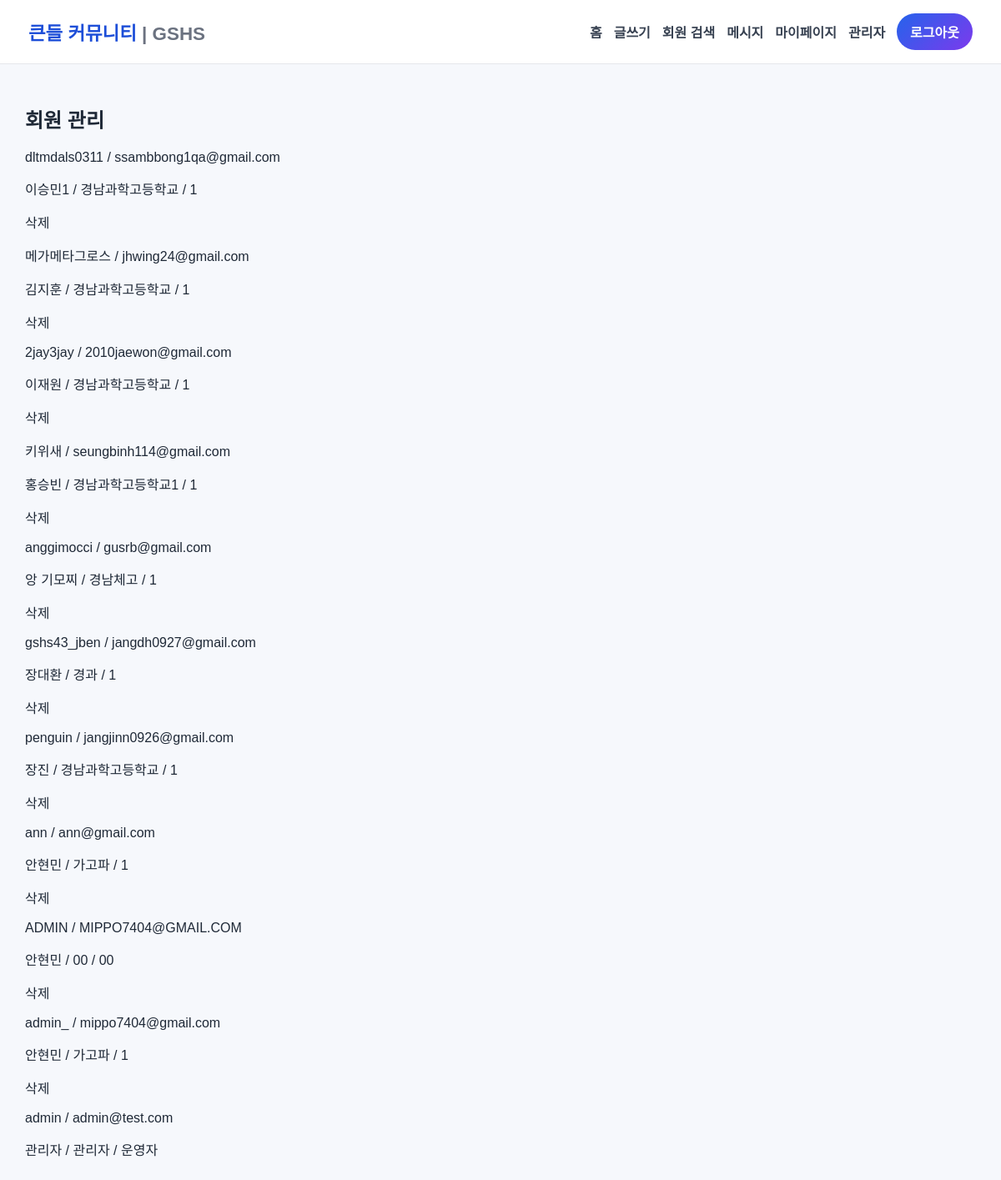
The app's page /admin/users (signed in) with its own data.
### models.py (models this page shows, shortened)
class User(UserMixin, db.Model):
    id = db.Column(db.Integer, primary_key=True)
    username = db.Column(db.String(30), unique=True, nullable=False)
    email = db.Column(db.String(120), unique=True, nullable=False)
    password_hash = db.Column(db.String(255), nullable=False)
    student_id = db.Column(db.String(30))
    real_name = db.Column(db.String(50))
    school = db.Column(db.String(100))
    grade = db.Column(db.String(20))
    bio = db.Column(db.String(300))
    is_admin = db.Column(db.Boolean, default=False)
    created_at = db.Column(db.DateTime, default=datetime.utcnow)
    posts = db.relationship("Post", backref="author", lazy=True, cascade="all, delete-orphan")
    comments = db.relationship("Comment", backref="author", lazy=True, cascade="all, delete-orphan")

### app.py (the view)
@app.route("/admin/users")
@login_required
@admin_required
def admin_users():
    users = User.query.order_by(User.created_at.desc()).all()
    return render_template("admin_users.html", users=users)

### app.py (called while the page is built)
def admin_required(f):
    @wraps(f)
    def decorated(*args, **kwargs):
        if not current_user.is_authenticated or not current_user.is_admin:
            flash("관리자만 접근할 수 있습니다.")
            return redirect(url_for("index"))
        return f(*args, **kwargs)
    return decorated

### models.py (called while the page is built)
@login_manager.user_loader
def load_user(user_id):
    return User.query.get(int(user_id))

### templates/admin_users.html
{% extends "base.html" %}
{% block content %}
<h2>회원 관리</h2>
{% for user in users %}
<div class="card">
    <p>{{ user.username }} / {{ user.email }}</p>
    <p>{{ user.real_name }} / {{ user.school }} / {{ user.grade }}</p>
    {% if not user.is_admin %}
        <a href="{{ url_for('admin_delete_user', user_id=user.id) }}">삭제</a>
    {% endif %}
</div>
{% endfor %}
{% endblock %}

### templates/base.html (shortened to what this page needs)
<!DOCTYPE html>
<html lang="ko">
<head>
    <link rel="stylesheet" href="{{ url_for('static', filename='style.css') }}">
</head>
<body>
    <header class="topbar">
        <div class="topbar-inner">
            <a href="{{ url_for('index') }}" class="logo">큰들 커뮤니티 <span>| GSHS</span></a>
            <nav class="nav-menu">
                <a href="{{ url_for('index') }}">홈</a>
                {% if current_user.is_authenticated %}
                    <a href="{{ url_for('create_post') }}">글쓰기</a>
                    <a href="{{ url_for('search') }}">회원 검색</a>
                    <a href="{{ url_for('inbox') }}">메시지</a>
                    <a href="{{ url_for('profile', username=current_user.username) }}">마이페이지</a>
                    {% if current_user.is_admin %}
                        <a href="{{ url_for('admin_dashboard') }}">관리자</a>
                    {% endif %}
                    <a href="{{ url_for('logout') }}" class="nav-btn">로그아웃</a>
                {% else %}
                    <a href="{{ url_for('login') }}">로그인</a>
                    <a href="{{ url_for('register') }}" class="nav-btn">회원가입</a>
                {% endif %}
            </nav>
        </div>
    </header>
    <main class="page-wrap">
        {% block content %}{% endblock %}
    </main>
</body>
</html>

### static/style.css (style rules this page uses)
* { box-sizing: border-box; }
body { margin: 0; font-family: "Pretendard", "Noto Sans KR", Arial, sans-serif; background: #f6f8fc; color: #1f2937; }
a { text-decoration: none; color: inherit; }
.topbar { position: sticky; top: 0; z-index: 100; background: rgba(255, 255, 255, 0.92); backdrop-filter: blur(10px); border-bottom: 1px solid #e5e7eb; }
.topbar-inner { max-width: 1180px; margin: 0 auto; padding: 16px 24px; display: flex; justify-content: space-between; align-items: center; gap: 20px; }
.logo { font-size: 1.4rem; font-weight: 800; color: #1d4ed8; }
.logo span { color: #6b7280; font-weight: 600; }
.nav-menu { display: flex; gap: 14px; align-items: center; flex-wrap: wrap; }
.nav-menu a { color: #374151; font-weight: 600; }
.nav-btn { background: linear-gradient(135deg, #2563eb, #7c3aed); color: white !important; padding: 10px 16px; border-radius: 999px; }
.page-wrap { max-width: 1180px; margin: 0 auto; padding: 28px 20px 60px; }

### records on screen
User: username "dltmdals0311", email "ssambbong1qa@gmail.com", real_name "이승민1", school "경남과학고등학교", grade "1"
User: username "메가메타그로스", email "jhwing24@gmail.com", real_name "김지훈", school "경남과학고등학교", grade "1"
User: username "2jay3jay", email "2010jaewon@gmail.com", real_name "이재원", school "경남과학고등학교", grade "1"
User: username "키위새", email "seungbinh114@gmail.com", real_name "홍승빈", school "경남과학고등학교1", grade "1"
User: username "anggimocci", email "gusrb@gmail.com", real_name "앙 기모찌", school "경남체고", grade "1"
User: username "gshs43_jben", email "jangdh0927@gmail.com", real_name "장대환", school "경과", grade "1"
User: username "penguin", email "jangjinn0926@gmail.com", real_name "장진", school "경남과학고등학교", grade "1"
User: username "ann", email "ann@gmail.com", real_name "안현민", school "가고파", grade "1"
User: username "ADMIN", email "MIPPO7404@GMAIL.COM", real_name "안현민", school "00", grade "00"
User: username "admin_", email "mippo7404@gmail.com", real_name "안현민", school "가고파", grade "1"
User: username "admin", email "admin@test.com", real_name "관리자", school "관리자", grade "운영자"
